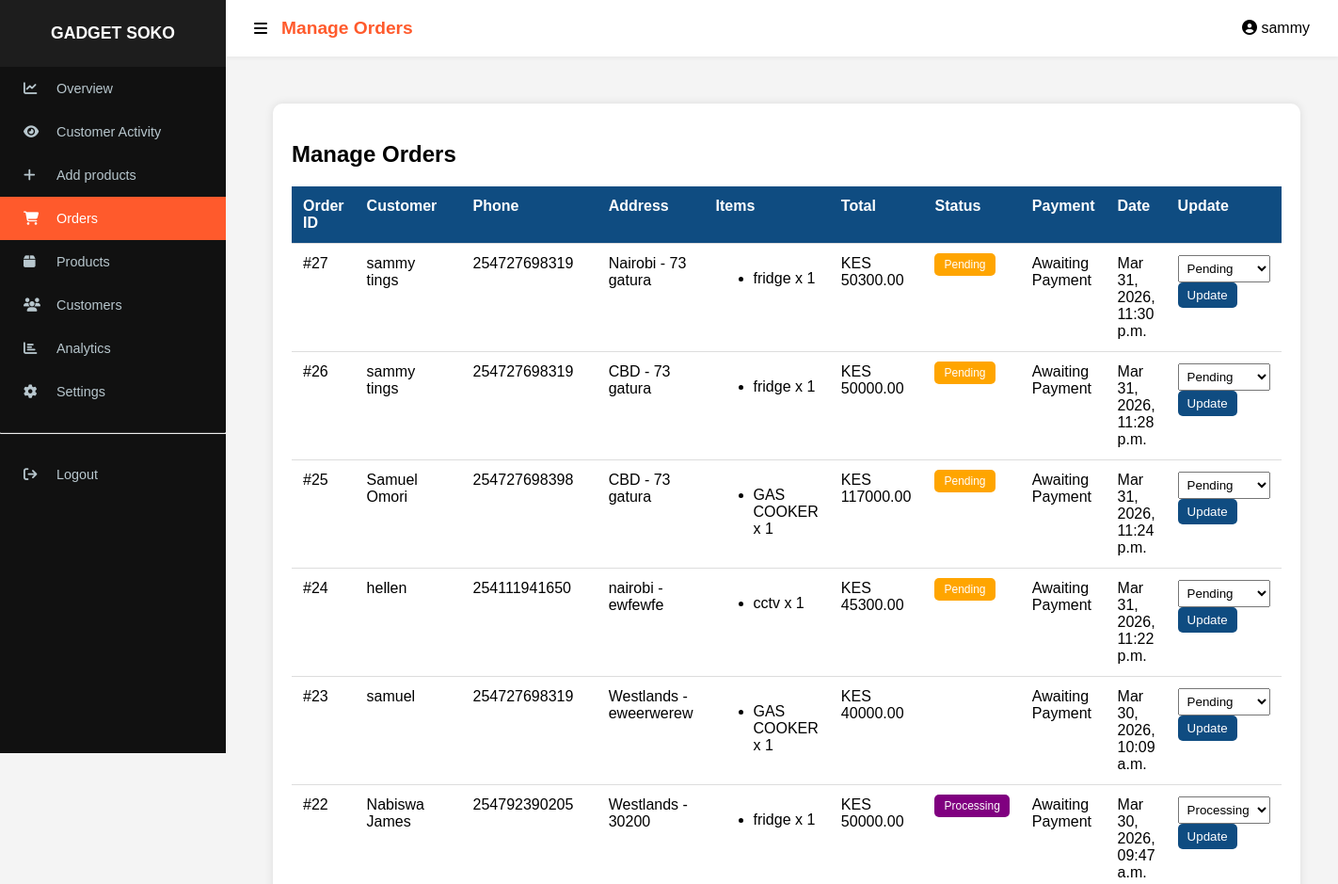
The page /manage_orders/ (signed in, upper part) on the database as committed earlier.
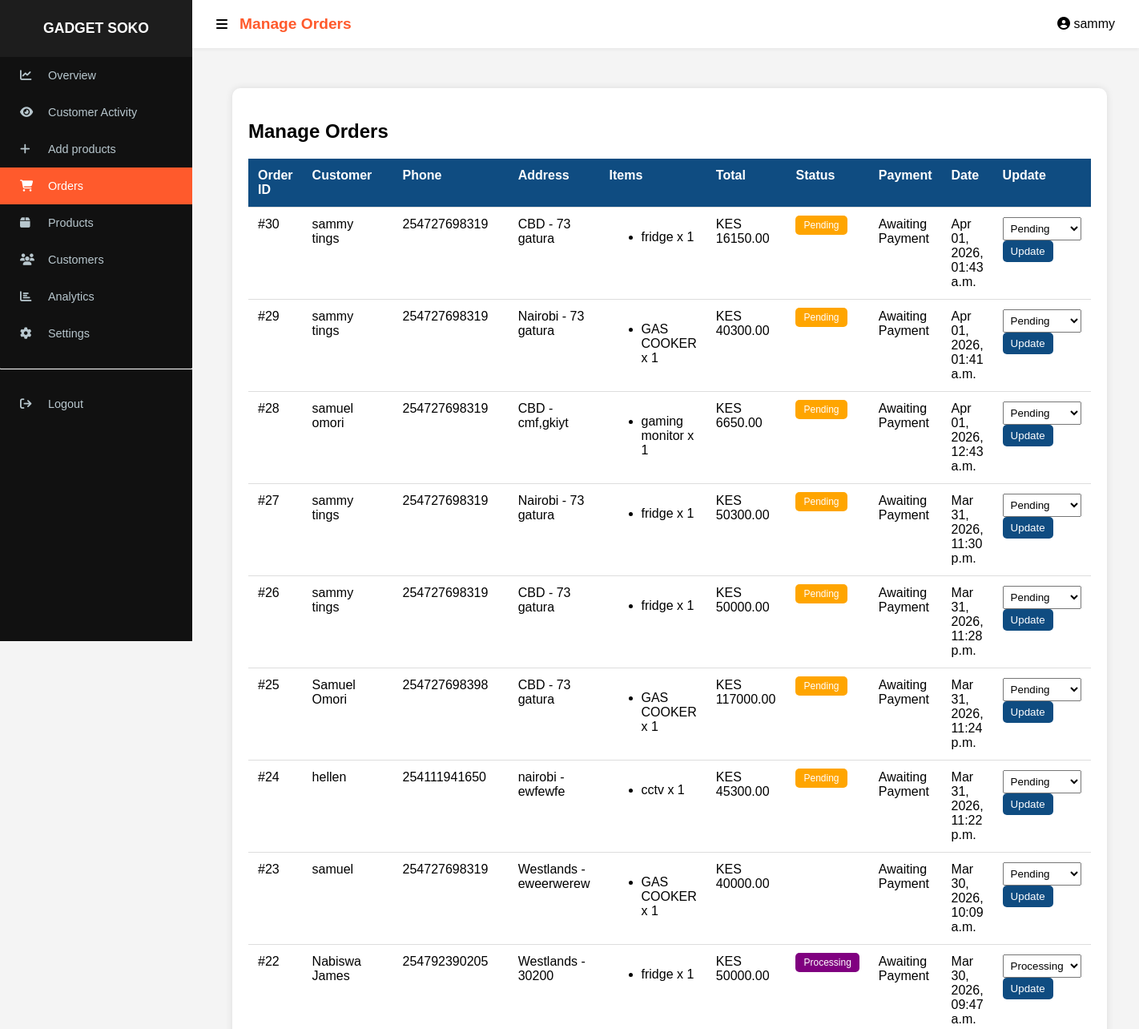
The same page on the database as committed later.
### app/models.py (models this page shows, shortened)
class Order(models.Model):
    user = models.ForeignKey(User, on_delete=models.CASCADE, null=True, blank=True)
    name = models.CharField(max_length=100)
    email = models.EmailField(null=True, blank=True)
    phone = models.CharField(max_length=15)
    region = models.CharField(max_length=20, default="nairobi") # 'nairobi' or 'outside'
    location_area = models.CharField(max_length=255, default="N/A") # Estate name or Town
    address = models.TextField(default="") # Specific house/office details
    shipping_fee = models.DecimalField(max_digits=10, decimal_places=2, default=0)
    payment_method = models.CharField(max_length=20, default="mpesa") # mpesa, equity, pochi, pod
    destination = models.CharField(max_length=255, default="N/A")
    payment_status = models.CharField(max_length=50, default="Pending")
    total = models.DecimalField(max_digits=10, decimal_places=2, default=0)
    STATUS_CHOICES = [
        ('Pending', 'Pending'),
        ('STK_Sent', 'STK Push Sent'),
        ('Paid', 'Paid'),
        ('Failed', 'Failed'),
    ]
    status = models.CharField(max_length=20, choices=STATUS_CHOICES, default='Pending')
    checkout_request_id = models.CharField(max_length=100, blank=True, null=True)
    mpesa_receipt = models.CharField(max_length=50, blank=True, null=True)
    created_at = models.DateTimeField(auto_now_add=True)

class OrderItem(models.Model):
    order = models.ForeignKey(Order, on_delete=models.CASCADE, related_name='items')
    product = models.ForeignKey(Product, on_delete=models.CASCADE)
    quantity = models.PositiveIntegerField()
    price = models.DecimalField(max_digits=10, decimal_places=2)

class Product(models.Model):
    name = models.CharField(max_length=255)
    price = models.DecimalField(max_digits=10, decimal_places=2)
    discount = models.DecimalField(max_digits=4,decimal_places=2,default=0)
    stock = models.IntegerField()
    category = models.ForeignKey(Category, on_delete=models.CASCADE, related_name="products")
    image = models.ImageField(upload_to='products/', null=True, blank=True)
    specifications = models.TextField(blank=True)
    views = models.IntegerField(default=0)
    brand = models.ForeignKey(Brand, on_delete=models.CASCADE)
    created_at = models.DateTimeField(auto_now_add=True)
    updated_at = models.DateTimeField(auto_now=True)
    discount_expiry = models.DateTimeField(null=True, blank=True)

### app/views.py (the view)
# urls.py: path('manage_orders/', views.manage_orders, name='manage_orders'),
@staff_member_required
def manage_orders(request):
    orders = Order.objects.all().order_by('-id')
    return render(request, 'manage_orders.html', {'orders': orders})

### app/context_processors.py (called while the page is built)
def cart_count(request):
    count = 0
    if request.user.is_authenticated:
        result = CartItem.objects.filter(user=request.user).aggregate(
            total=Sum('quantity')
        )
        count = result['total'] or 0
    return {'cart_count': count}

### app/templates/manage_orders.html (shortened to what this page needs)
{% extends "baseadmin.html" %}
{% block header %}Manage Orders{% endblock %}
{% block content %}
{% load static %}
</head>
<body>
<div class="container">
    <h2>Manage Orders</h2>
    <table>
        <thead>
            <tr>
                <th>Order ID</th>
                <th>Customer</th>
                <th>Phone</th>
                <th>Address</th>
                <th>Items</th>
                <th>Total</th>
                <th>Status</th>
                <th>Payment</th>
                <th>Date</th>
                <th>Update</th>
            </tr>
        </thead>
        <tbody>
            {% for order in orders %}
            <tr>
                <td>#{{ order.id }}</td>
                <td>{{ order.name }}</td>
                <td>{{ order.phone }}</td>
                <td>{{ order.destination }}</td>
                <td>
                    <ul>
                        {% for item in order.items.all %}
                            <li>{{ item.product.name }} x {{ item.quantity }}</li>
                        {% endfor %}
                    </ul>
                </td>
                <td>KES {{ order.total }}</td>
                <td>
                    <span class="status
                        {% if order.status|lower == 'pending' %}pending{% endif %}
                        {% if order.status|lower == 'processing' %}processing{% endif %}
                    ">
                        {{ order.status }}
                    </span>
                </td>
                <td>{{ order.payment_status }}</td>
                <td>{{ order.created_at|date:"M d, Y, h:i a" }}</td>
                <td>
                    <form method="POST" action="{% url 'update_order_status' order.id %}">
                        <select name="status">
                            <option value="Pending" {% if order.status == "Pending" %}selected{% endif %}>Pending</option>
                            <option value="Processing" {% if order.status == "Processing" %}selected{% endif %}>Processing</option>
                        </select>
                        <button type="submit" class="btn btn-update">Update</button>
                    </form>
                </td>
            </tr>
            {% empty %}
            <tr>
                <td colspan="10">No orders found.</td>
            </tr>
            {% endfor %}
        </tbody>
    </table>
</div>
{%endblock%}

Rows that differ between the two databases and show on the page:
added Order: id "30", name "sammy tings", phone "254727698319", destination "CBD - 73 gatura", total "16150.00", status "Pending", payment_status "Awaiting Payment", created_at "Apr 01, 2026, 01:43 a.m."
added OrderItem: product.name "fridge", quantity "1", shown under "30"
added Order: id "29", name "sammy tings", phone "254727698319", destination "Nairobi - 73 gatura", total "40300.00", status "Pending", payment_status "Awaiting Payment", created_at "Apr 01, 2026, 01:41 a.m."
added OrderItem: product.name "GAS COOKER", quantity "1", shown under "29"
added Order: id "28", name "samuel omori", phone "254727698319", destination "CBD - cmf,gkiyt", total "6650.00", status "Pending", payment_status "Awaiting Payment", created_at "Apr 01, 2026, 12:43 a.m."
added OrderItem: product.name "gaming monitor", quantity "1", shown under "28"
